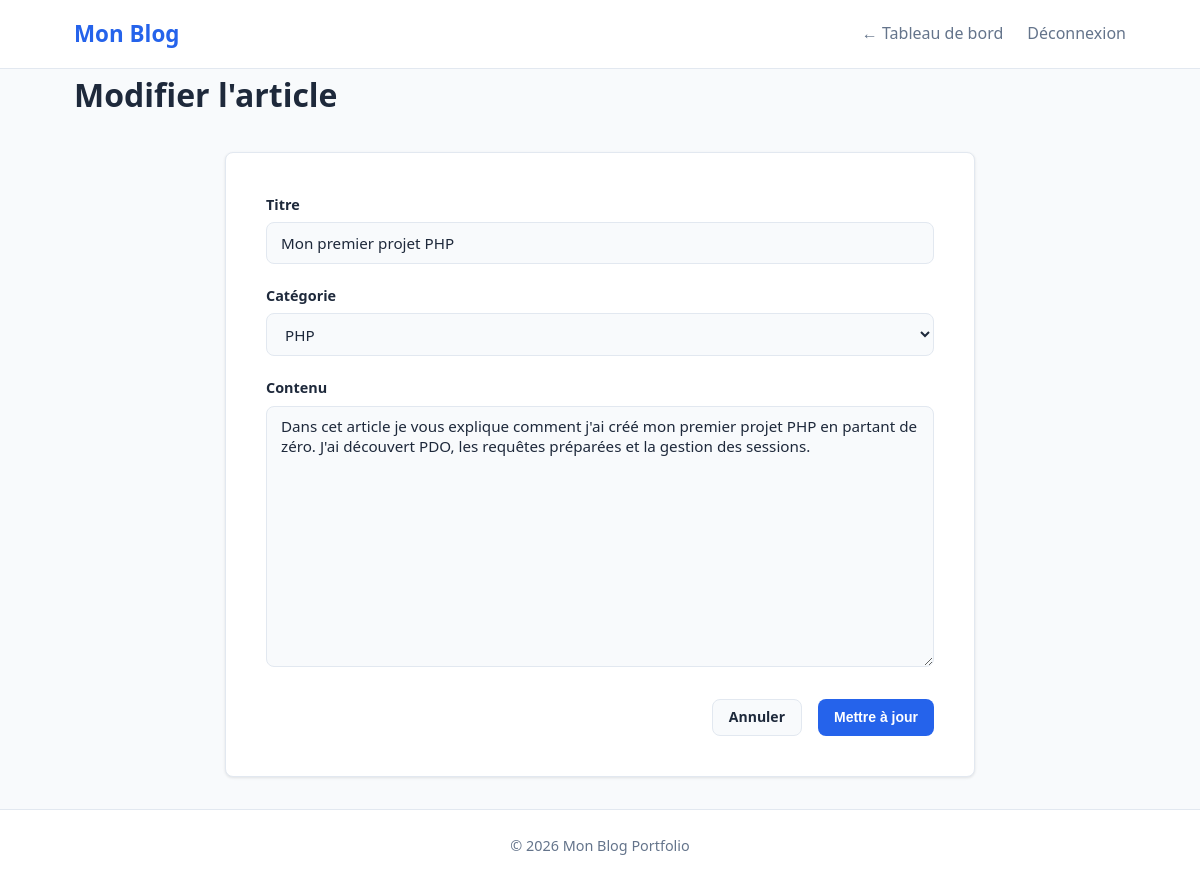
The page /admin/article-form.php?id=4 (signed in) on the database its author committed.
### tables this page shows
CREATE TABLE `articles` (
  `id` int(11) NOT NULL,
  `title` varchar(150) NOT NULL,
  `slug` varchar(150) NOT NULL,
  `content` text NOT NULL,
  `thumbnail` varchar(255) DEFAULT NULL,
  `created_at` datetime DEFAULT current_timestamp(),
  `updated_at` datetime DEFAULT NULL ON UPDATE current_timestamp(),
  `id_user` int(11) NOT NULL,
  `id_category` int(11) NOT NULL
);

CREATE TABLE `categories` (
  `id` int(11) NOT NULL,
  `name` varchar(50) NOT NULL,
  `slug` varchar(50) NOT NULL
);

### admin/article-form.php (the view, shortened to what this page needs)
<?php
require_once '../includes/db.php';
$categories = $pdo->query("SELECT * FROM categories ORDER BY name")->fetchAll(PDO::FETCH_ASSOC);
$article = null;
$id = isset($_GET['id']) ? (int) $_GET['id'] : null;
if ($id) {
    $stmt = $pdo->prepare("SELECT * FROM articles WHERE id = :id");
    $stmt->execute([':id' => $id]);
    $article = $stmt->fetch(PDO::FETCH_ASSOC);
}
?>
<!DOCTYPE html>
<html lang="fr">
<head>
    <link rel="stylesheet" href="../assets/css/style.css">
</head>
<body>
    <header class="header">
        <div class="container">
            <a href="../index.php" class="logo">Mon Blog</a>
            <nav class="nav">
                <a href="index.php">← Tableau de bord</a>
                <a href="logout.php">Déconnexion</a>
            </nav>
        </div>
    </header>
    <main class="container">
        <h1><?= $id ? 'Modifier l\'article' : 'Nouvel article' ?></h1>
        <div class="article-form-box">
            <form method="POST">
                <div class="form-group">
                    <label for="title">Titre</label>
                    <input type="text" id="title" name="title"
                           value="<?= htmlspecialchars($article['title'] ?? '') ?>"
                           placeholder="Titre de l'article" required>
                </div>
                <div class="form-group">
                    <label for="id_category">Catégorie</label>
                    <select id="id_category" name="id_category" required>
                        <?php foreach ($categories as $cat): ?>
                            <option value="<?= $cat['id'] ?>"
                                <?= isset($article['id_category']) && $article['id_category'] == $cat['id'] ? 'selected' : '' ?>>
                                <?= htmlspecialchars($cat['name']) ?>
                            </option>
                        <?php endforeach; ?>
                    </select>
                </div>
                <div class="form-group">
                    <label for="content">Contenu</label>
                    <textarea id="content" name="content" rows="12"
                              placeholder="Contenu de l'article..." required><?= htmlspecialchars($article['content'] ?? '') ?></textarea>
                </div>
                <div class="form-actions">
                    <a href="index.php" class="btn btn--secondary">Annuler</a>
                    <button type="submit" class="btn btn--primary">
                        <?= $id ? 'Mettre à jour' : 'Publier' ?>
                    </button>
                </div>
            </form>
        </div>
    </main>
    <footer class="footer">
        <div class="container">
            <p>&copy; <?= date('Y') ?> Mon Blog Portfolio</p>
        </div>
    </footer>
</body>
</html>

### assets/css/style.css (style rules this page uses)
*, *::before, *::after { box-sizing: border-box; margin: 0; padding: 0; }
:root { --color-primary: #2563eb; --color-primary-dark: #1d4ed8; --color-bg: #f8fafc; --color-surface: #ffffff; --color-text: #1e293b; --color-text-light: #64748b; --color-border: #e2e8f0; --radius: 8px; --shadow: 0 1px 3px rgba(0,0,0,0.1); }
body { font-family: 'Segoe UI', system-ui, sans-serif; background: var(--color-bg); color: var(--color-text); line-height: 1.6; }
.container { max-width: 1100px; margin: 0 auto; padding: 0 1.5rem; }
.header { background: var(--color-surface); border-bottom: 1px solid var(--color-border); padding: 1rem 0; position: sticky; top: 0; z-index: 100; }
.header .container { display: flex; justify-content: space-between; align-items: center; }
.logo { font-size: 1.4rem; font-weight: 700; color: var(--color-primary); text-decoration: none; }
.nav { display: flex; gap: 1.5rem; }
.nav a { color: var(--color-text-light); text-decoration: none; font-weight: 500; transition: color 0.2s; }
main { padding: 2rem 0 4rem; }
main h1 { font-size: 2rem; margin-bottom: 1.5rem; }
.btn { display: inline-block; padding: 0.4rem 1rem; border-radius: var(--radius); font-weight: 600; font-size: 0.875rem; text-decoration: none; cursor: pointer; border: none; transition: background 0.2s; }
.btn--primary { background: var(--color-primary); color: white; }
.footer { background: var(--color-surface); border-top: 1px solid var(--color-border); padding: 1.5rem 0; text-align: center; color: var(--color-text-light); font-size: 0.9rem; }
.form-group { margin-bottom: 1.25rem; }
.form-group label { display: block; font-weight: 600; margin-bottom: 0.4rem; font-size: 0.9rem; }
.form-group input, .form-group textarea, .form-group select { width: 100%; padding: 0.6rem 0.875rem; border: 1px solid var(--color-border); border-radius: var(--radius); font-size: 0.95rem; font-family: inherit; background: var(--color-bg); color: var(--color-text); transition: border-color 0.2s; }
.article-form-box { max-width: 750px; margin: 2rem auto; background: var(--color-surface); border: 1px solid var(--color-border); border-radius: var(--radius); padding: 2.5rem; box-shadow: var(--shadow); }
.form-actions { display: flex; justify-content: flex-end; gap: 1rem; margin-top: 1.5rem; }
.btn--secondary { background: var(--color-bg); color: var(--color-text); border: 1px solid var(--color-border); }

### rows shown on the page
articles: title "Mon premier projet PHP", id_category "PHP", content "Dans cet article je vous explique comment j'ai créé mon premier projet PHP en partant de zéro. J'ai découvert PDO, les requêtes préparées et la gestion des sessions."
